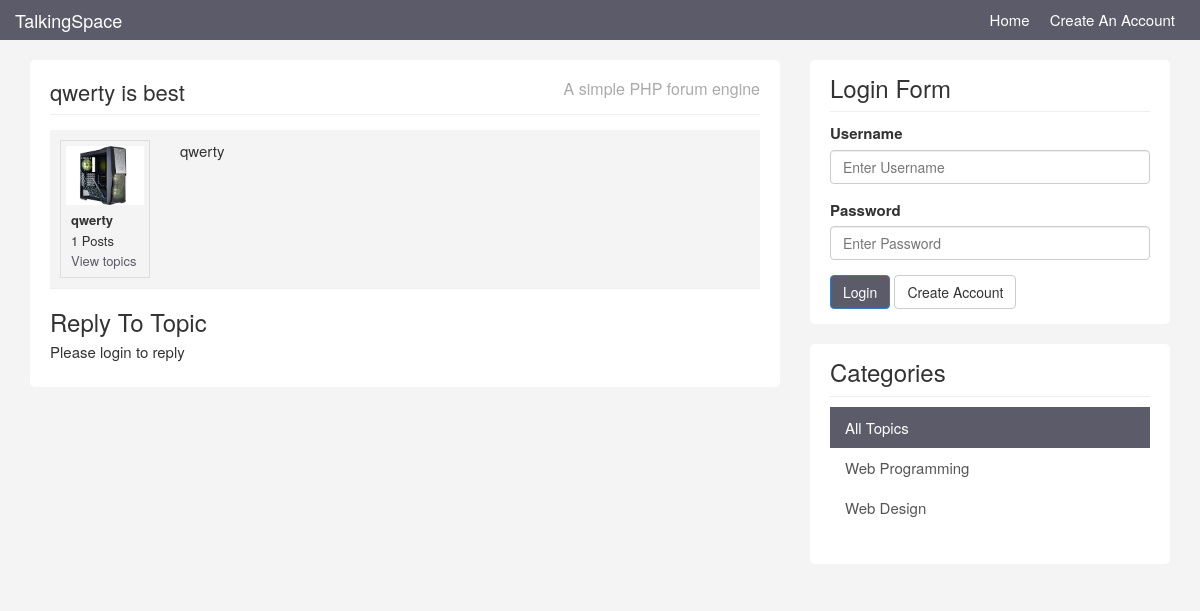
The page /topic.php?id=6 on the database its author committed.
### tables this page shows
CREATE TABLE `topics` (
  `id` int(11) NOT NULL,
  `category_id` int(11) NOT NULL,
  `user_id` int(11) NOT NULL,
  `title` varchar(100) NOT NULL,
  `body` text NOT NULL,
  `last_activity` datetime NOT NULL,
  `create_date` timestamp NOT NULL DEFAULT current_timestamp() ON UPDATE current_timestamp()
);

CREATE TABLE `users` (
  `id` int(11) NOT NULL,
  `name` varchar(100) NOT NULL,
  `email` varchar(100) NOT NULL,
  `avatar` varchar(100) NOT NULL,
  `username` varchar(10) NOT NULL,
  `password` varchar(64) NOT NULL,
  `about` text NOT NULL,
  `last_activity` datetime NOT NULL,
  `join_date` timestamp NOT NULL DEFAULT current_timestamp()
);

CREATE TABLE `categories` (
  `id` int(11) NOT NULL,
  `name` varchar(255) NOT NULL,
  `description` text NOT NULL
);

### libraries/Template.php (called while the page is built, shortened)
<?php
class Template {
    protected $template;
    public function __construct($template){
        $this->template = $template;
    }
    public function __toString(){
    	include basename($this->template);
    	return ob_get_clean();
    }
}

### libraries/Database.php (called while the page is built, shortened)
<?php
class Database {
	private $host = "localhost";
	private $user = "root";
	private $pass = "";
	private $dbname = "talkinspace";
	private $dbh;
	private $stmt;
	public function __construct() {
		$dsn = 'mysql:host=' . $this->host . ';dbname=' . $this->dbname;
		$options = array (
				PDO::ATTR_PERSISTENT => true,
				PDO::ATTR_ERRMODE => PDO::ERRMODE_EXCEPTION
		);
		try {
			$this->dbh = new PDO ($dsn, $this->user, $this->pass, $options);
		}
		catch ( PDOException $e ) {
			$this->error = $e->getMessage();
		}
	}
	public function query($query) {
		$this->stmt = $this->dbh->prepare($query);
	}
	public function bind($param, $value, $type = null) {
		if (is_null ( $type )) {
			switch (true) {
				default :
					$type = PDO::PARAM_STR;
			}
		}
		$this->stmt->bindValue ( $param, $value, $type );
	}
	public function execute(){
		return $this->stmt->execute();
	}
	public function resultset(){
		$this->execute();
		return $this->stmt->fetchAll(PDO::FETCH_OBJ);
	}
	public function single(){
		$this->execute();
		return $this->stmt->fetch(PDO::FETCH_OBJ);
	}
	public function rowCount(){
		return $this->stmt->rowCount();
	}
}

### libraries/Topic.php (called while the page is built, shortened)
<?php
class Topic{
	private $db;
	 public function __construct(){
		$this->db = new Database;
	 }
	public function getTopic($id){
		$this->db->query("SELECT topics.*, users.username, users.name, users.avatar FROM topics
						INNER JOIN users
						ON topics.user_id = users.id
						WHERE topics.id = :id
		");
		$this->db->bind(':id', $id);
		$row = $this->db->single();
		return $row;
	}
	public function getReplies($topic_id){
		$this->db->query("SELECT replies.*, users.* FROM replies
						INNER JOIN users
						ON replies.user_id = users.id
						WHERE replies.topic_id = :topic_id
						ORDER BY create_date ASC
		");
		$this->db->bind(':topic_id', $topic_id);
		$results = $this->db->resultset();
		return $results;
	}
}

### helpers/db_helper.php (called while the page is built, shortened)
<?php
function getCategories(){
	$db = new Database;
	$db->query('SELECT * FROM categories');
	$results = $db->resultset();
	return $results;
}
function userPostCount($user_id){
	$db = new Database;
	$db->query('SELECT * FROM topics
				WHERE user_id = :user_id
				');
	$db->bind(':user_id', $user_id);
	$rows = $db->resultset();
	$topic_count = $db->rowCount();
	$db->query('SELECT * FROM replies
				WHERE user_id = :user_id
				');
	$db->bind(':user_id', $user_id);
	$rows = $db->resultset();
	$reply_count = $db->rowCount();
	return $topic_count + $reply_count;
}

### helpers/system_helper.php (called while the page is built, shortened)
<?php
function isLoggedIn(){
	if(isset($_SESSION['is_logged_in'])){
		return true;
	} else {
		return false;
	}
}

### helpers/format_helper.php (called while the page is built, shortened)
<?php
function is_active($category){
		if(isset($_GET['category'])){
			if($_GET['category'] == $category){
				return 'active';
			} else {
				return '';
			}
		} else {
			if($category == null){
				return 'active';
			}
		}
}

### templates/topic.php (the view, shortened to what this page needs)
<?php include('includes/header.php'); ?>
<ul id="topics">
	<li id="main-topic" class="topic topic">
		<div class="row">
			<div class="col-md-2">
				<div class="user-info">
					<img class="avatar pull-left" src="<?php echo BASE_URI; ?>images/avatars/<?php echo $topic->avatar; ?>" />
					<ul>
						<li><strong><?php echo $topic->username; ?></strong></li>
						<li><?php echo userPostCount($topic->user_id); ?> Posts</li>
						<li><a href="<?php echo BASE_URI; ?>topics.php?user=<?php echo $topic->user_id; ?>">View topics</a>
					</ul>
				</div>
			</div>
			<div class="col-md-10">
				<div class="topic-content pull-right">
					<?php echo $topic->body; ?>
				</div>
			</div>
		</div>
	</li>
				</ul>
				<h3>Reply To Topic</h3>
				<?php if(isLoggedIn()) : ?>
				<form role="form" method="post" action="topic.php?id=<?php echo $topic->id; ?>">
  					<div class="form-group">
						<textarea id="reply" rows="10" cols="80" class="form-control" name="body"></textarea>
						<script>
							CKEDITOR.replace( 'reply' );
            			</script>
  					</div>
 					 <button name="do_reply" type="submit" class="btn btn-default">Submit</button>
				</form>
				<?php else : ?>
					<p>Please login to reply</p>
				<?php endif; ?>
<?php include('includes/footer.php'); ?>

### templates/includes/footer.php
					</div>
				</div>
			</div>
			<div class="col-md-4">
				<div class="sidebar">
					<div class="block">
						<h3>Login Form</h3>
						<?php if(isLoggedIn()) : ?>
							<div class="userdata">
							Welcome, <?php echo getUser()['username']; ?>
						</div>
						<br>
						<form role="form" method="post" action="logout.php">
							<input type="submit" name="do_logout" class="btn btn-primary" value="Logout" />
						</form>
						<?php else : ?>
						<form role="form" method="post" action="login.php">
						<div class="form-group">
							<label>Username</label>
							<input name="username" type="text" class="form-control" placeholder="Enter Username">
						</div>
						<div class="form-group">
							<label>Password</label>
							<input name="password" type="password" class="form-control" placeholder="Enter Password">
						</div>
						<button name="do_login" type="submit" class="btn btn-primary">Login</button> <a  class="btn btn-default" href="register.html"> Create Account</a>
						</form>
						<?php endif; ?>
					</div>
					<div class="block">
					<h3>Categories</h3>
					<div class="list-group">
						<a href="topics.php" class="list-group-item <?php echo is_active(null); ?>">All Topics <span class="badge pull-right"></span></a>
					<?php foreach(getCategories() as $category) : ?>
						<a href="topics.php?category=<?php echo $category->id; ?>" class="list-group-item <?php echo is_active($category->id); ?>"><?php echo $category->name; ?> </a>
					<?php endforeach; ?>
					</div>
				</div>
				</div>
			</div>
		</div>
    </div>
  </body>
</html>

### templates/css/custom.css (style rules this page uses)
body { padding-top: 60px; background:#f4f4f4; font-size:15px; }
a { color:#5c5b69; }
ul { padding:0; margin:0; list-style:none; }
h3 { margin-bottom:5px; }
.block { background:#fff; border-radius:5px; padding: 15px 20px; margin-bottom:20px; }
.sidebar .block h3 { margin:0 0 10px 0; padding-bottom:10px; border-bottom:#eee solid 1px; }
.topic { border-bottom:#eee solid 1px; margin-bottom:10px; padding:10px; }
.topic-content { width:100%; }
img.avatar { width:100%; }
a.list-group-item.active, a.list-group-item.active:hover, a.list-group-item.active:focus { background:#5c5b69; border-radius:0; }
.list-group-item { border:0 }
#main-topic { background:#f4f4f4; padding:10px; }
.user-info { border:#ddd solid 1px; padding:5px; overflow:hidden; font-size:13px; }
.user-info img { display:block; margin-bottom:5px; }
.user-info ul { list-style:none; margin:10px 0 0 5px; }
.user-info li { line-height:1.6em; }
.btn-primary { background:#5c5b69; }

### rows shown on the page
topics: user.avatar (picture), user.username "qwerty", body "qwerty"
categories: name "Web Programming"
categories: name "Web Design"

### other values the page prints
$title "qwerty is best"
userPostCount($topic->user_id) "1"
